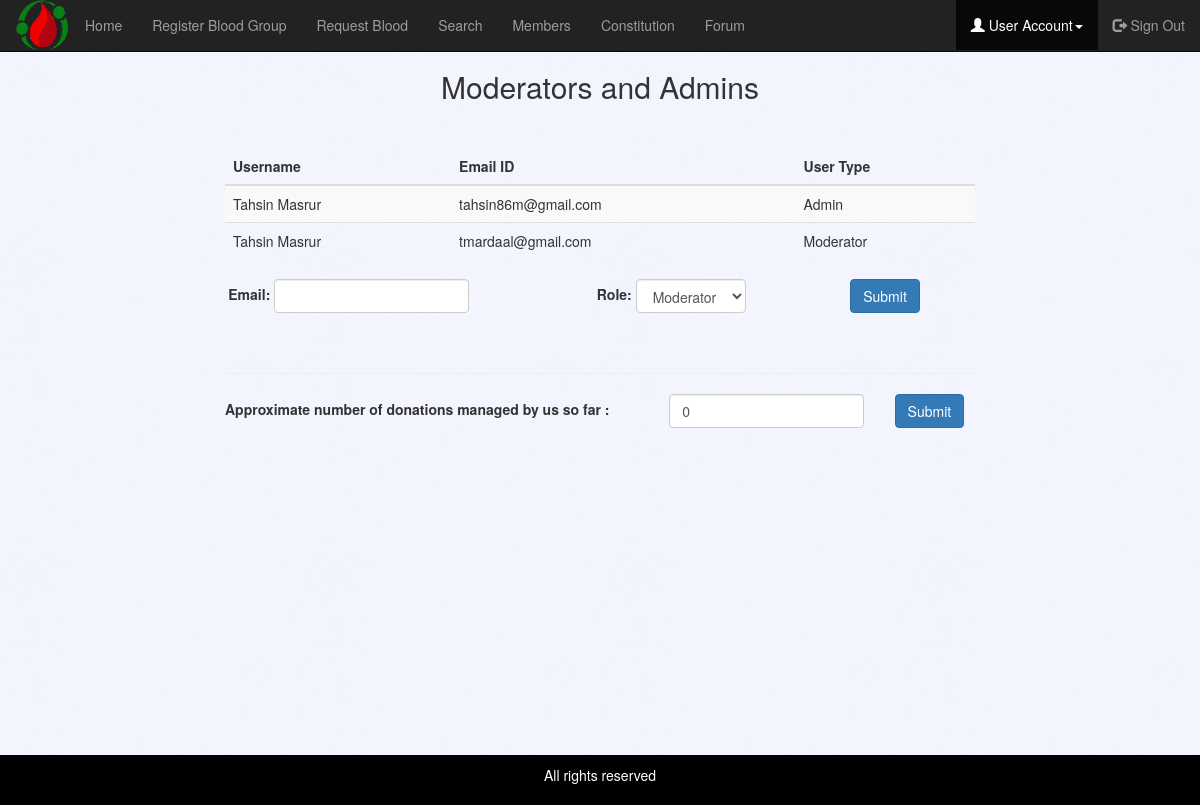
The page /admin.php (signed in) on the database its author committed.
### tables this page shows
CREATE TABLE `users` (
  `userId` int(11) NOT NULL,
  `userName` varchar(30) NOT NULL,
  `userEmail` varchar(60) NOT NULL,
  `userPass` varchar(255) NOT NULL,
  `userType` varchar(20) DEFAULT NULL,
  `activation` varchar(255) NOT NULL,
  `reset` varchar(255) DEFAULT NULL
);

CREATE TABLE `stats` (
  `donation_managed` int(11) NOT NULL
);

### admin.php (the view, shortened to what this page needs)
<?php
 include_once 'inc/dbconnect.php';
?>
<!DOCTYPE html>
<html lang="en">
<head>
    <?php include 'inc/head.php' ?>
</head>
<body>
   <div class="wrapper">
    <?php include 'inc/navbar.php' ?>
    <div class="container-fluid">
           <div class="col-md-2"></div>
        <div class="col-md-8">
         <center>
           <div class="form-group">
             <h2 class="text-center">Moderators and Admins</h2>
             <br/>
           </div>
            <table class="table table-striped table-hover table-responsive">
            <thead><tr>
            <th>Username</th>
            <th>Email ID</th>
            <th>User Type</th>
            </tr></thead>
            <tbody>
            <?php
            $sql = "SELECT * FROM users WHERE users.userType != 'Member'";
            $res = mysqli_query($conn, $sql);
            while($row = mysqli_fetch_assoc($res))
            {
            ?>
            <tr>
                <td><?php echo $row['userName']; ?></td>
                <td><?php echo $row['userEmail']; ?></td>
                <td><?php echo $row['userType']; ?></td>
             </tr>
             <?php } ?>
            </tbody>
            </table>
        </center>
       <form class="form-inline" method="post" action="<?php echo htmlspecialchars($_SERVER['PHP_SELF']); ?>" autocomplete="off">
        <table style="width:100%"> <tr>
        <td width=33% align="center">
         <div class="form-group">
            <label for="email">Email:</label>
            <input type="text" class="form-control" name="email">
          </div>
        </td>
            <td width = 10%></td>
         <td width = 33% align="center">
          <div class="form-group">
            <label for="role">Role:</label>
              <select class="form-control" name="role">
                <option value="Moderator">Moderator</option>
              </select>
          </div>
        </td>
         <td width = 24% align="center">
            <button type="submit" class="btn btn-primary" name="btn-role">Submit</button>
            </td>
            </tr>
        </table></form>
         <br/> <br/> <hr>
         <form class="form-inline" method="post" action="<?php echo htmlspecialchars($_SERVER['PHP_SELF']); ?>" autocomplete="off"><td>
        <table style="width:100%"><tr><td>
        <label for="donation_managed">Approximate number of donations managed by us so far :</label>
            </td><td>
            <?php
            $resdon=mysqli_query($conn, "SELECT donation_managed from stats");
            $rowdon=mysqli_fetch_assoc($resdon);
            ?>
            <input type="text" class="form-control" name="donation_managed" value="<?php echo $rowdon['donation_managed']; ?>"></td><td>
         <button type="submit" class="btn btn-primary" name="btn-donation-managed">Submit</button>
        </td></tr></table>
                </form>
    </div>
        <div class="col-md-2"></div>
    </div>
    <div class="push"></div>
    </div>
    <footer class="container-fluid text-center">
        <p>All rights reserved</p>
    </footer>
</body>
</html>

### css/mystyle.css (style rules this page uses)
body { background-image: url("../images/background.png"); background-repeat: repeat; }
footer { background-color: black; color: white; padding: 10px; }
* { margin: 0; }
html, body { height: 100%; }
.wrapper { min-height: 100%; height: auto !important; height: 100%; margin: 0 auto -45px; }
footer, .push { height: 50px; }

### rows shown on the page
users: userName "Tahsin Masrur", userEmail "tahsin86m@gmail.com", userType "Admin"
users: userName "Tahsin Masrur", userEmail "tmardaal@gmail.com", userType "Moderator"
stats: donation_managed "0"
